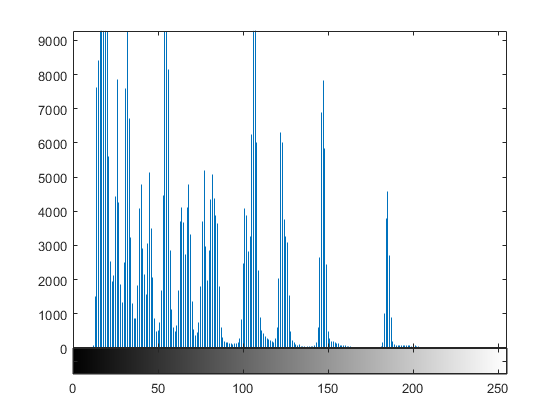
%> input picture saltandpepper/100_sample.png, 560 x 420 px
$ octave --eval "result = img_split(imread('100_sample.png'));"   (GNU Octave 9; MATLAB toolbox functions it lacks are replaced by stand-ins)
%> lines starting %> are read from the running program, lines starting %| are printed output that depends on the picture
function [upr, upl, lowr, lowl] = img_split(img)
J = rgb2gray(img);
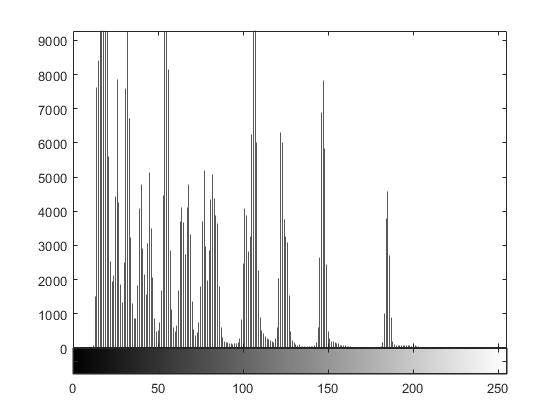
%> J: size 420x560 uint8; min 1, max 255, mean 236.2
[v, w] = size(J);
%> v = 420; w = 560
upr = imcrop(img, [1 1 (w/2)-1 (v/2)-1]);
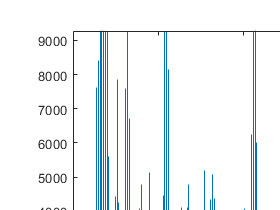
%> upr: size 210x280x3 uint8; mean R, G, B 238.8, 244.6, 248.4
upl = imcrop(img, [w/2 1 w-1 (v/2)-1]);
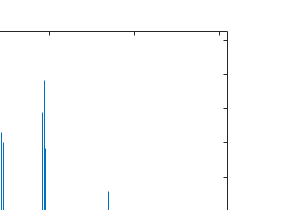
%> upl: size 210x281x3 uint8; mean R, G, B 251.5, 252.3, 252.9
lowr = imcrop(img, [1 v/2 (w/2)-1 v-1]);
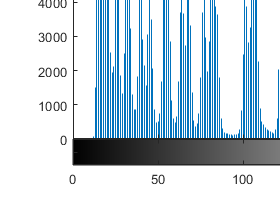
%> lowr: size 211x280x3 uint8; mean R, G, B 197.7, 213.8, 224.3
lowl = imcrop(img, [w/2 v/2 (w/2)-1 v/2-1]);
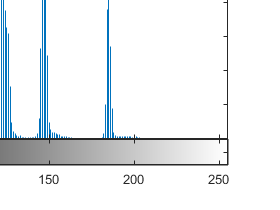
%> lowl: size 210x280x3 uint8; mean R, G, B 236.4, 239.9, 242.3
end
